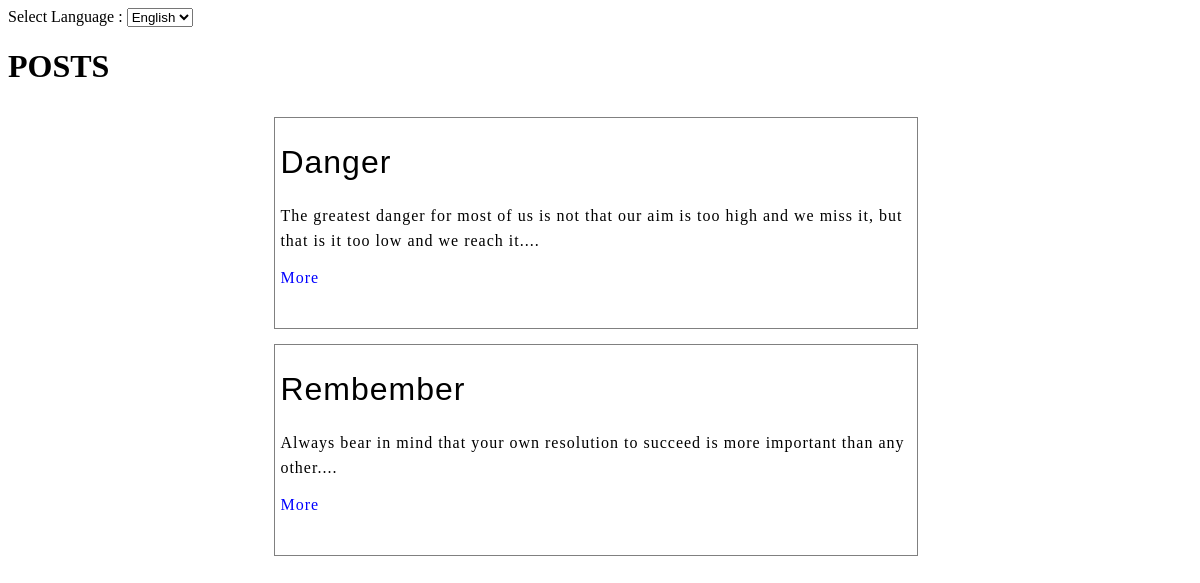
The page /form.php on the database its author committed.
### tables this page shows
CREATE TABLE IF NOT EXISTS `posts` (
  `id` int(11) NOT NULL,
  `title` varchar(100) NOT NULL,
  `title_th` varchar(100) NOT NULL,
  `content` text NOT NULL,
  `content_th` text NOT NULL,
  `link` varchar(255) NOT NULL
);

### form.php (the view, shortened to what this page needs)
<?php
    include "config.php";
?>
<!doctype html>
<html>
<head>
    <link href="css/style.css" type="text/css" rel="stylesheet">
</head>
<body >
<?php
    include "select_lang.php";
?>
<h1><?= _POSTS ?></h1>
    <div class="container">
        <?php
            $query = "select * from posts";
            $result = mysqli_query($con,$query);
            while($row = mysqli_fetch_array($result)){
                $title_field = "title";
                $content_field = "content";
                $id = $row['id'];
                $title = $row[$title_field];
                $content = $row[$content_field];
                $shortcontent = substr($content, 0, 160)."...";
                $link = $row['link'];
        ?>
            <div class="post" id="post_<?php echo $id; ?>">
                <h1><?php echo $title; ?></h1>
                <p> <?php echo $shortcontent; ?></p>
                <a href="<?php echo $link; ?>" class="more" target="_blank"><?= _MORE ?></a>
            </div>
        <?php } ?>
    </div>
</body>
</html>

### select_lang.php (shortened to what this page needs)
<form method='get' action='' id='form_lang' >
    <?= _SELECT_LANG ?> : <select name='lang' onchange='changeLang();' >
    <option value='en' <?php if(isset($_SESSION['lang']) && $_SESSION['lang'] == 'en'){ echo "selected"; } ?> >English</option>
    </select>
</form>

### css/style.css (style rules this page uses)
.container { width: 55%; margin: 0 auto; border: 0px solid black; padding: 10px 0px; }
.post { width: 97%; min-height: 200px; padding: 5px; border: 1px solid gray; margin-bottom: 15px; }
.post h1 { letter-spacing: 1px; font-weight: normal; font-family: sans-serif; }
.post p { letter-spacing: 1px; text-overflow: ellipsis; line-height: 25px; }
.more { color: blue; text-decoration: none; letter-spacing: 1px; font-size: 16px; }

### rows shown on the page
posts: title "Danger", content "The greatest danger for most of us is not that our aim is too high and we miss it, but that is it too low and we reach it...."
posts: title "Rembember", content "Always bear in mind that your own resolution to succeed is more important than any other...."

### other values the page prints
_SELECT_LANG "Select Language"
_POSTS "POSTS"
